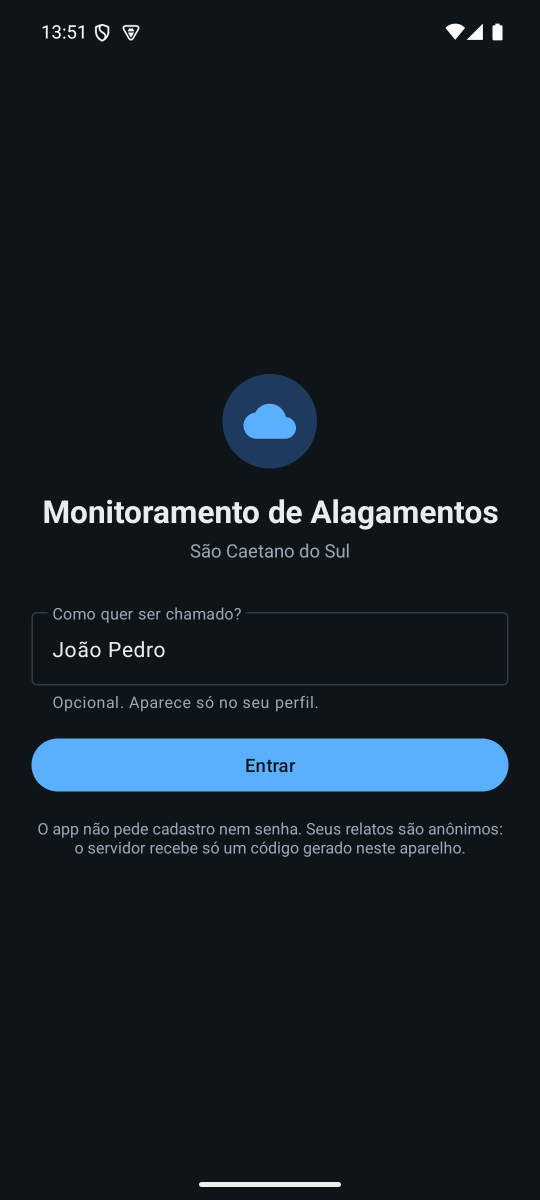
#> input picture docs/capturas/00_login.png, 1080 x 2400 px (shown at 1/2 size)
$ python gerar_figuras.py
#> lines starting #> are read from the running program, lines starting #| are printed output that depends on the picture
"""Figuras do documento teórico (arquitetura, fluxo do risco, DER, Gantt e painéis de telas).

Rodar a partir da raiz do repositório:
    .venv\\Scripts\\python.exe "docs/Documento Teórico/figuras/gerar_figuras.py"

As telas do app vêm de docs/capturas/ (ocorrências de demonstração, não alagamentos reais).
"""
from datetime import date
from pathlib import Path

import matplotlib

matplotlib.use("Agg")
import matplotlib.dates as mdates  # noqa: E402
import matplotlib.pyplot as plt  # noqa: E402
from matplotlib.patches import FancyArrowPatch, FancyBboxPatch, Patch  # noqa: E402
from PIL import Image, ImageDraw, ImageFont  # noqa: E402

RAIZ = Path(__file__).resolve().parents[3]
SAIDA = Path(__file__).resolve().parent
CAPTURAS = RAIZ / "docs" / "capturas"

plt.rcParams.update({"font.family": "Arial", "font.size": 10})

AZUL = "#dbe8f6"
VERDE = "#e0f0e3"
LARANJA = "#fbe9d7"
CINZA = "#eeeeee"
VERMELHO = "#f8dcdc"
BORDA = "#333333"
ESC = {"v": 1.0}


def caixa(ax, x, y, w, h, titulo, linhas=(), cor=AZUL, tam=9, negrito=True):
    ax.add_patch(FancyBboxPatch((x, y), w, h, boxstyle="round,pad=0.02,rounding_size=0.08",
                                fc=cor, ec=BORDA, lw=1))
    if linhas:
        ax.text(x + w / 2, y + h - 0.18, titulo, ha="center", va="top", fontsize=(tam + 1) * ESC["v"],
                fontweight="bold" if negrito else "normal")
        ax.text(x + w / 2, y + h - 0.55, "\n".join(linhas), ha="center", va="top", fontsize=tam * ESC["v"],
                linespacing=1.35)
    else:
        ax.text(x + w / 2, y + h / 2, titulo, ha="center", va="center", fontsize=tam * ESC["v"],
                fontweight="bold" if negrito else "normal", linespacing=1.3)


def seta(ax, a, b, texto=None, estilo="-|>", cor=BORDA, tracejada=False, desloc=(0, 0.12), tam=8,
         ha="center"):
    ax.add_patch(FancyArrowPatch(a, b, arrowstyle=estilo, mutation_scale=12, color=cor, lw=1.1,
                                 linestyle="--" if tracejada else "-"))
    if texto:
        ax.text((a[0] + b[0]) / 2 + desloc[0], (a[1] + b[1]) / 2 + desloc[1], texto, ha=ha,
                va="bottom", fontsize=tam, color=cor)


def salvar(fig, nome):
#> called with nome = 'fig_arquitetura.png'
    fig.savefig(SAIDA / nome, dpi=200, bbox_inches="tight", facecolor="white")
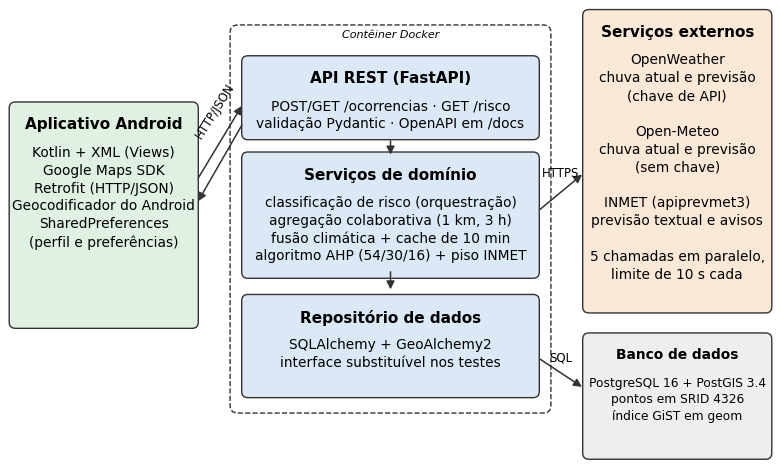
#> figure drawn by matplotlib, 1 panel
    plt.close(fig)
    print("ok", nome)


def arquitetura():
    ESC["v"] = 1.1
    fig, ax = plt.subplots(figsize=(10, 6.2))
    ax.set_xlim(0, 10)
    ax.set_ylim(0, 6.2)
    ax.axis("off")

    caixa(ax, 0.1, 2.0, 2.4, 2.9, "Aplicativo Android",
          ["Kotlin + XML (Views)", "Google Maps SDK", "Retrofit (HTTP/JSON)",
           "Geocodificador do Android", "SharedPreferences", "(perfil e preferências)"], cor=VERDE)

    ax.add_patch(FancyBboxPatch((2.95, 0.9), 4.1, 5.0, boxstyle="round,pad=0.02,rounding_size=0.1",
                                fc="white", ec=BORDA, lw=1, ls="--"))
    ax.text(5.0, 5.75, "Contêiner Docker", ha="center", fontsize=8, style="italic")
    caixa(ax, 3.1, 4.45, 3.8, 1.05, "API REST (FastAPI)",
          ["POST/GET /ocorrencias · GET /risco", "validação Pydantic · OpenAPI em /docs"])
    caixa(ax, 3.1, 2.65, 3.8, 1.6, "Serviços de domínio",
          ["classificação de risco (orquestração)", "agregação colaborativa (1 km, 3 h)",
           "fusão climática + cache de 10 min", "algoritmo AHP (54/30/16) + piso INMET"])
    caixa(ax, 3.1, 1.1, 3.8, 1.3, "Repositório de dados",
          ["SQLAlchemy + GeoAlchemy2", "interface substituível nos testes"])

    caixa(ax, 7.5, 0.3, 2.4, 1.6, "Banco de dados",
          ["PostgreSQL 16 + PostGIS 3.4", "pontos em SRID 4326", "índice GiST em geom"], cor=CINZA, tam=8)
    caixa(ax, 7.5, 2.2, 2.4, 3.9, "Serviços externos",
          ["OpenWeather", "chuva atual e previsão", "(chave de API)", "",
           "Open-Meteo", "chuva atual e previsão", "(sem chave)", "",
           "INMET (apiprevmet3)", "previsão textual e avisos", "",
           "5 chamadas em paralelo,", "limite de 10 s cada"], cor=LARANJA)

    seta(ax, (2.5, 3.9), (3.1, 4.9))
    seta(ax, (3.1, 4.65), (2.5, 3.6))
    ax.text(2.45, 4.45, "HTTP/JSON", fontsize=8.5, rotation=58)
    seta(ax, (5.0, 4.45), (5.0, 4.2))
    seta(ax, (5.0, 2.75), (5.0, 2.45))
    seta(ax, (6.9, 1.6), (7.5, 1.2))
    ax.text(7.2, 1.55, "SQL", fontsize=8.5, ha="center")
    seta(ax, (6.9, 3.5), (7.5, 4.0))
    ax.text(7.2, 3.95, "HTTPS", fontsize=8.5, ha="center")
    salvar(fig, "fig_arquitetura.png")


def fluxo_risco():
    ESC["v"] = 1.2
    fig, ax = plt.subplots(figsize=(10, 7.8))
    ax.set_xlim(0, 10)
    ax.set_ylim(-0.6, 7.2)
    ax.axis("off")
    w, h, x = 5.35, 0.62, 0.0
    etapas = [
        ("1. Coleta em paralelo (cache de 10 min por célula de ~1 km)\nOpenWeather atual e previsão · Open-Meteo\nINMET previsão e avisos", AZUL),
        ("2. Unidades comuns\nchuva atual em mm/h · previsão: maior acumulado\nde 3 h nas próximas 24 h", AZUL),
        ("3. Fusão OpenWeather × Open-Meteo\nvale o MAIOR valor · divergência registrada", AZUL),
        ("4. Conversão para escala 0–100\nfaixas de intensidade de chuva", AZUL),
        ("5. Componente colaborativo\nrelatos a até 1 km, últimas 3 h, mínimo de 2", VERDE),
        ("6. AHP: score = 0,54·P + 0,30·F + 0,16·C\nsem relatos: 64,3% · 35,7%", AZUL),
        ("7. Classe: Baixo < 30 ≤ Médio < 60 ≤ Alto", AZUL),
        ("8. Piso dos avisos do INMET vigentes\nPerigo → mín. Médio · Grande Perigo → Alto", LARANJA),
    ]
    ys = [6.45 - i * 0.84 for i in range(len(etapas))]
    for (t, c), y in zip(etapas, ys):
        caixa(ax, x, y, w, h, t, cor=c, tam=8, negrito=False)
    for y0, y1 in zip(ys, ys[1:]):
        seta(ax, (x + w / 2, y0), (x + w / 2, y1 + h))
    caixa(ax, x + 0.775, ys[-1] - 0.85, 3.8, 0.55, "Resposta: score, classe, componentes,\nfusão e aviso aplicado",
          cor=CINZA, tam=8, negrito=False)
    seta(ax, (x + w / 2, ys[-1]), (x + w / 2, ys[-1] - 0.25))

    ex, ew = 5.55, 4.3
    caixa(ax, ex, ys[2] + 0.35, ew, 0.62,
          "Só uma das duas fontes respondeu\n→ usa a disponível (cálculo continua)", cor=VERDE, tam=8, negrito=False)
    caixa(ax, ex, ys[2] - 0.55, ew, 0.75,
          "Nenhuma das duas respondeu → HTTP 503;\no app pede que o usuário informe\no nível manualmente", cor=VERMELHO, tam=8, negrito=False)
    caixa(ax, ex, ys[4], ew, 0.62,
          "Menos de 2 relatos na vizinhança\n→ componente ausente; peso redistribuído", cor=VERDE, tam=8, negrito=False)
    caixa(ax, ex, ys[7], ew, 0.62,
          "INMET indisponível\n→ classificação sem piso (não interrompe)", cor=VERDE, tam=8, negrito=False)
    seta(ax, (x + w, ys[2] + h / 2), (ex, ys[2] + 0.66), tracejada=True)
    seta(ax, (x + w, ys[2] + h / 2), (ex, ys[2] - 0.17), tracejada=True)
    seta(ax, (x + w, ys[4] + h / 2), (ex, ys[4] + 0.31), tracejada=True)
    seta(ax, (x + w, ys[7] + h / 2), (ex, ys[7] + 0.31), tracejada=True)
    ax.text(ex + ew / 2, 6.85, "Caminhos de falha (tracejado)", ha="center", fontsize=11.5, fontweight="bold")
    salvar(fig, "fig_fluxo_risco.png")
#> call 2 of salvar, with nome = 'fig_fluxo_risco.png'
#> in salvar (call 2), `fig.savefig(SAIDA / nome, dpi=200, bbox_inches="tight", facecolor="whi..`:
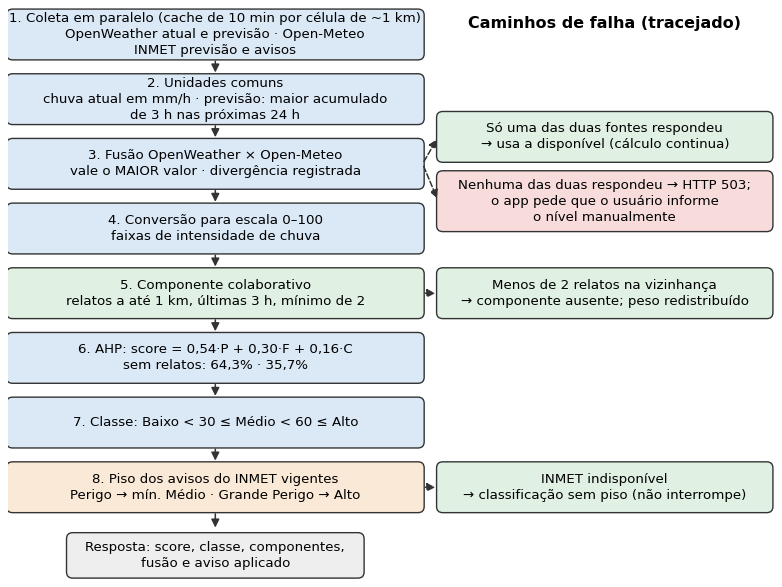
#> figure drawn by matplotlib, 1 panel


def der():
    ESC["v"] = 1.1
    fig, ax = plt.subplots(figsize=(10, 4.2))
    ax.set_xlim(0, 10)
    ax.set_ylim(1.3, 5.6)
    ax.axis("off")

    def tabela(x, y_topo, nome, colunas, largura=3.0):
#> called with x = 3.3, y_topo = 5.4, nome = 'ocorrencias', largura = 3.2
        lh = 0.27
        alt = lh * (len(colunas) + 1) + 0.1
        ax.add_patch(plt.Rectangle((x, y_topo - alt), largura, alt, fc="white", ec=BORDA))
        ax.add_patch(plt.Rectangle((x, y_topo - lh - 0.05), largura, lh + 0.05, fc=AZUL, ec=BORDA))
        ax.text(x + largura / 2, y_topo - lh / 2 - 0.02, nome, ha="center", va="center", fontweight="bold",
                fontsize=9 * ESC["v"])
        for i, (c, t) in enumerate(colunas):
            yy = y_topo - lh * (i + 1.5) - 0.07
            ax.text(x + 0.08, yy, c, va="center", fontsize=7.6 * ESC["v"])
            ax.text(x + largura - 0.08, yy, t, va="center", ha="right", fontsize=6.8 * ESC["v"], color="#555555")
        return alt

    tabela(3.3, 5.4, "ocorrencias", [
        ("PK id", "BIGSERIAL"), ("latitude, longitude", "DOUBLE"), ("geom (GiST)", "Point, 4326"),
        ("data_hora (B-tree)", "TIMESTAMPTZ"), ("descricao", "TEXT"), ("nivel_risco", "Baixo|Médio|Alto"),
        ("fonte (B-tree)", "usuario|..."), ("chuva_mm", "DOUBLE"), ("descricao_clima", "TEXT"),
        ("temperatura, umidade", "DOUBLE, INT"), ("id_usuario", "TEXT (pseudônimo)"),
        ("FK id_estacao_ref", "BIGINT"),
    ], largura=3.2)
    tabela(0.1, 5.4, "estacoes_referencia", [
        ("PK id", "BIGSERIAL"), ("codigo_externo, nome", "TEXT"), ("fonte", "ana"),
        ("latitude, longitude", "DOUBLE"), ("geom (GiST)", "Point, 4326"),
    ], largura=2.9)
    tabela(6.75, 5.4, "reportes_colaborativos_agregado", [
        ("PK id", "BIGSERIAL"), ("geom_area (GiST)", "Polygon, 4326"), ("janela_inicio, _fim", "TIMESTAMPTZ"),
        ("score", "0–100"), ("quantidade_reportes", "INT"), ("calculado_em", "TIMESTAMPTZ"),
    ], largura=3.25)
    seta(ax, (3.3, 2.05), (3.0, 3.8), estilo="-", cor=BORDA)
    ax.text(3.05, 2.95, "0..1 : N\n(opcional; sem\nuso desde 16/10)", fontsize=8.5, ha="right")
    seta(ax, (6.5, 3.6), (6.75, 3.6), estilo="-", cor=BORDA, tracejada=True)
    ax.text(6.75, 2.95, "agrega relatos com fonte = 'usuario'\n(relação lógica, sem FK; registrado\nna mesma transação da ocorrência)",
            fontsize=8.5, ha="left")
    ax.text(0.1, 1.55, "Gatilho trg_sync_geom: geom = ST_SetSRID(ST_MakePoint(longitude, latitude), 4326) "
            "em toda inclusão ou alteração de coordenadas.", fontsize=8.5, style="italic")
    salvar(fig, "fig_der.png")
#> call 3 of salvar, with nome = 'fig_der.png'
#> in salvar (call 3), `fig.savefig(SAIDA / nome, dpi=200, bbox_inches="tight", facecolor="whi..`:
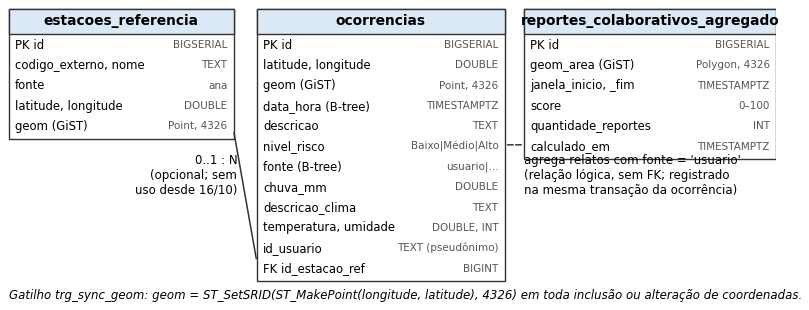
#> figure drawn by matplotlib, 1 panel


def gantt():
    d = date
    # (atividade, responsável, início, fim, a_confirmar)
    atividades = [
        ("Replanejamento: saída do Compose, XML e AHP", "Todos", d(2026, 7, 1), d(2026, 7, 14), False),
        ("Fundamentação de indexação espacial (GiST)", "Henrique", d(2026, 7, 1), d(2026, 7, 5), False),
        ("Modelagem PostgreSQL/PostGIS", "Henrique", d(2026, 7, 6), d(2026, 7, 12), False),
        ("Levantamento e testes das fontes de dados", "João", d(2026, 7, 6), d(2026, 8, 16), False),
        ("Endpoints REST e repositório (FastAPI)", "Henrique", d(2026, 7, 13), d(2026, 8, 9), False),
        ("Algoritmo AHP e fusão climática", "João", d(2026, 7, 13), d(2026, 8, 17), False),
        ("Telas XML: mapa, listagem, detalhes, perfil", "Marlon", d(2026, 7, 6), d(2026, 9, 6), False),
        ("Telas XML: login, cadastro, filtros, notificações", "Guilherme", d(2026, 7, 6), d(2026, 8, 16), False),
        ("Massa sintética e scripts de benchmark", "Henrique", d(2026, 8, 10), d(2026, 9, 6), False),
        ("Testes automatizados e integração com PostGIS", "João", d(2026, 8, 31), d(2026, 9, 6), False),
        ("Plano de testes PT-001 e roteiro de usabilidade", "Guilherme", d(2026, 9, 7), d(2026, 9, 13), False),
        ("Integração do app com a API real", "Marlon", d(2026, 9, 28), d(2026, 10, 7), False),
        ("Execução do benchmark, latência e testes do app", "Henrique", d(2026, 9, 28), d(2026, 10, 7), False),
        ("Ajustes de escopo: INMET, Open-Meteo, AHP 3 critérios", "João", d(2026, 10, 6), d(2026, 10, 16), False),
        ("Formulário de usabilidade (Google Forms)", "Marlon", d(2026, 10, 5), d(2026, 10, 16), True),
        ("Redação do documento e da apresentação", "Todos", d(2026, 9, 28), d(2026, 10, 30), False),
    ]
    cores = {"Henrique": "#4c78a8", "João": "#f58518", "Marlon": "#54a24b", "Guilherme": "#b279a2",
             "Todos": "#7f7f7f"}
    fig, ax = plt.subplots(figsize=(10, 7.4))
    for i, (nome, resp, ini, fim, conf) in enumerate(atividades):
        ini_n, fim_n = mdates.date2num(ini), mdates.date2num(fim) + 1
        ax.barh(i, fim_n - ini_n, left=ini_n, color=cores[resp], edgecolor="black", lw=0.5,
                hatch="//" if conf else None, alpha=0.55 if conf else 1)
    ax.set_yticks(range(len(atividades)))
    ax.set_yticklabels([f"{a[0]}" for a in atividades], fontsize=11)
    ax.invert_yaxis()
    ax.xaxis.set_major_locator(mdates.WeekdayLocator(byweekday=mdates.MO, interval=2))
    ax.xaxis.set_major_formatter(mdates.DateFormatter("%d/%m"))
    ax.tick_params(axis="x", labelsize=10.5)
    ax.set_xlim(mdates.date2num(d(2026, 6, 29)), mdates.date2num(d(2026, 11, 2)))
    ax.grid(axis="x", ls=":", lw=0.6)
    for x, rot in [(d(2026, 7, 13), "Fase 2"), (d(2026, 8, 10), "Fase 3"), (d(2026, 9, 14), "Fase 4")]:
        ax.axvline(mdates.date2num(x), color="#999999", lw=0.8)
        ax.text(mdates.date2num(x) + 1, -0.9, rot, fontsize=10, color="#555555")
    ax.text(mdates.date2num(d(2026, 7, 1)) + 1, -0.9, "Fase 1", fontsize=10, color="#555555")
    legenda = [Patch(fc=c, ec="black", lw=0.5, label=r) for r, c in cores.items()]
    legenda.append(Patch(fc="white", ec="black", hatch="//", label="período a confirmar"))
    ax.legend(handles=legenda, loc="upper center", bbox_to_anchor=(0.3, -0.06), fontsize=10, ncol=3, frameon=False)
    ax.set_ylim(len(atividades) - 0.5, -1.2)
    salvar(fig, "fig_gantt.png")
#> call 4 of salvar, with nome = 'fig_gantt.png'
#> in salvar (call 4), `fig.savefig(SAIDA / nome, dpi=200, bbox_inches="tight", facecolor="whi..`:
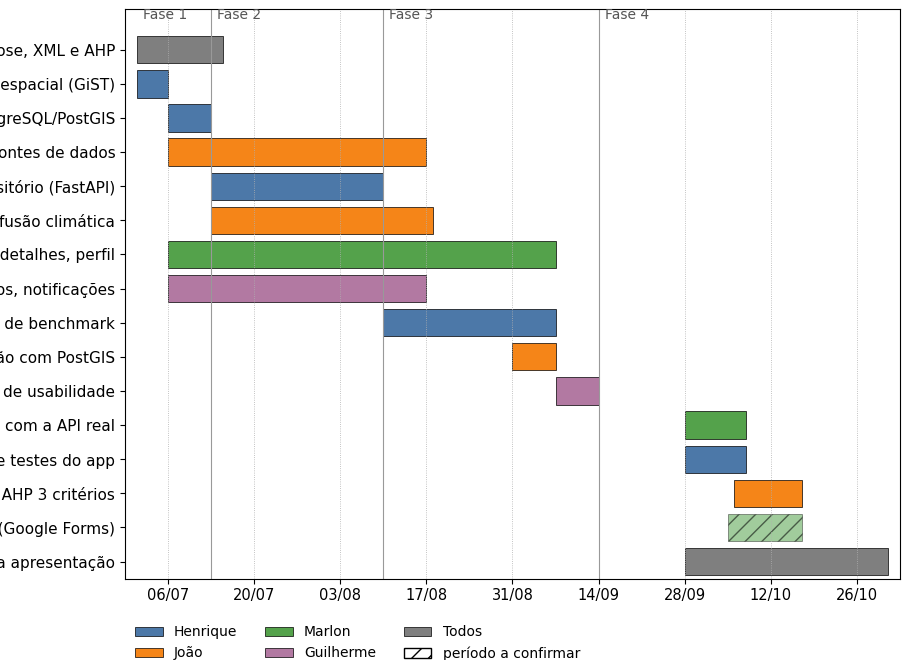
#> figure drawn by matplotlib, 1 panel


def painel(arquivos, rotulos, nome, largura_tela=540):
#> called with nome = 'fig_telas_mapa.png', largura_tela = 540
    fonte = None
    for f in ("arial.ttf", "C:/Windows/Fonts/arial.ttf"):
        try:
            fonte = ImageFont.truetype(f, 34)
            break
        except OSError:
            continue
    telas = [Image.open(CAPTURAS / a).convert("RGB") for a in arquivos]
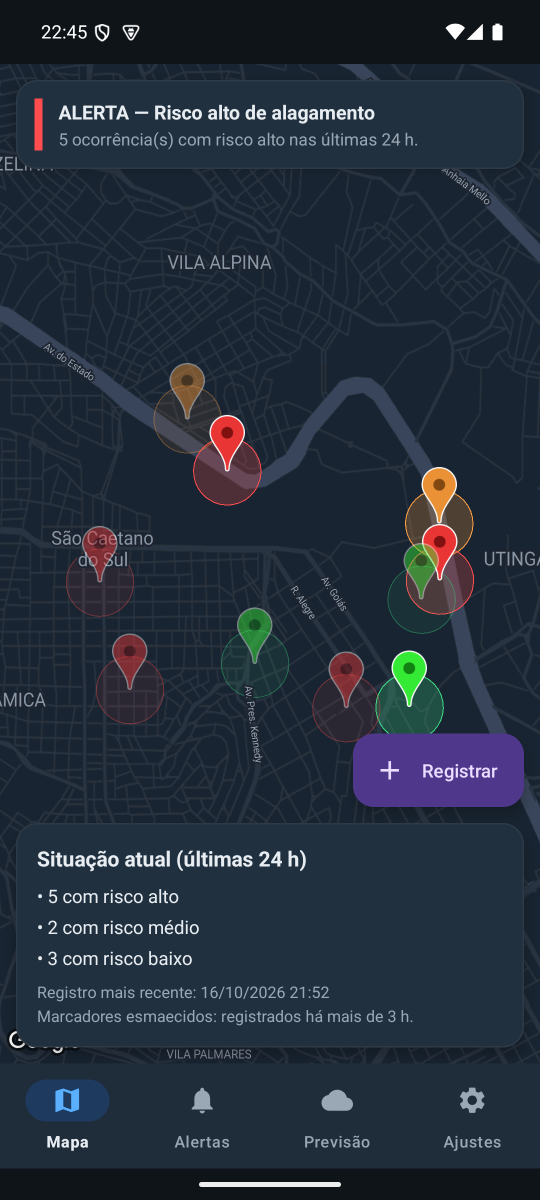
#> input picture docs/capturas/01_mapa.png, 1080 x 2400 px (shown at 1/2 size)
    telas = [t.resize((largura_tela, int(t.height * largura_tela / t.width)), Image.LANCZOS) for t in telas]
    margem, legenda = 30, 60
    w = len(telas) * largura_tela + (len(telas) + 1) * margem
    h = telas[0].height + 2 * margem + legenda
    img = Image.new("RGB", (w, h), "white")
    draw = ImageDraw.Draw(img)
    for i, (t, r) in enumerate(zip(telas, rotulos)):
        x = margem + i * (largura_tela + margem)
        img.paste(t, (x, margem))
        draw.rectangle([x - 1, margem - 1, x + largura_tela, margem + t.height], outline="#888888")
        tw = draw.textlength(r, font=fonte)
        draw.text((x + (largura_tela - tw) / 2, margem + t.height + 14), r, fill="black", font=fonte)
    img.save(SAIDA / nome, optimize=True)
    print("ok", nome)


if __name__ == "__main__":
    arquitetura()
    fluxo_risco()
    der()
    gantt()
#> (the run stopped early here; a loop or call above may not have finished)
